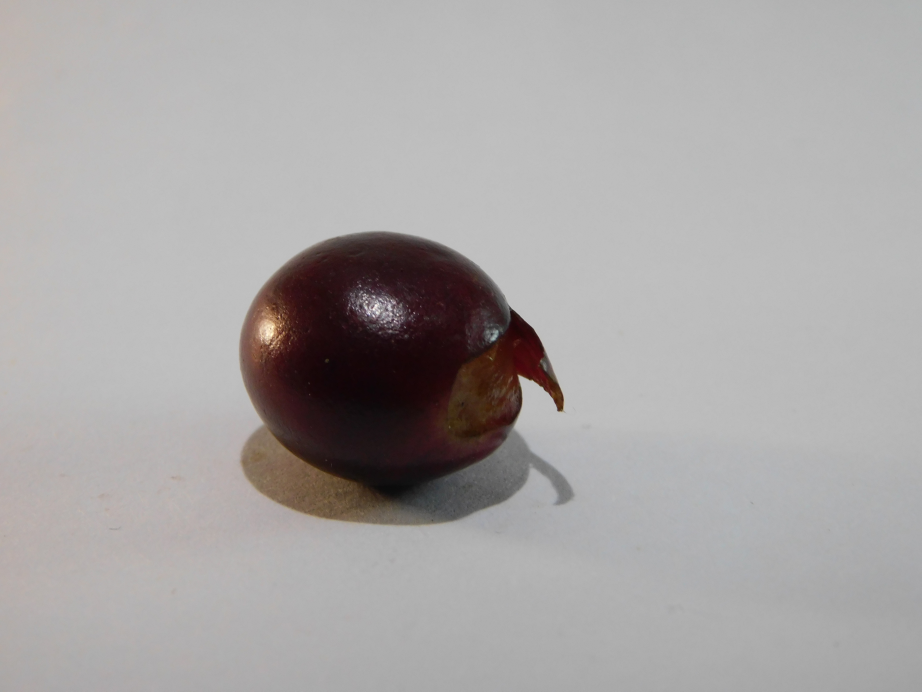
#> input picture Dataset/cafe_buenoEI/DSCN0405.JPG, 4608 x 3456 px (shown at 1/5 size); its folder holds only this picture in this run
$ python prueba_space_color.py
#> lines starting #> are read from the running program, lines starting #| are printed output that depends on the picture; after the words box and inside, x2 and y2 are one past the last pixel; in counts of white or black regions, pixels touching at a corner belong together
import cv2
import os
import numpy as np
import matplotlib.pyplot as plt
import time

GENERAL_PATH = os.getcwd()
n = 25
test_times = []
num_photos = []
contador = 0
total_time = time.time()
# Creo diccionario con nombre de las fotos
test_dict = {}
for file in os.listdir(GENERAL_PATH+"/Dataset/cafe_buenoEI/"):
    test_dict[file]=0

for i in range(0,n):

    for file in os.listdir(GENERAL_PATH+"/Dataset/cafe_buenoEI/"):
        #print(file)
        img = cv2.imread(GENERAL_PATH+"/Dataset/cafe_buenoEI/"+file)
#> img is the input picture: shape (3456, 4608, 3); mean B, G, R 165.6, 166, 169
        img = cv2.resize(img, (640, 480)) #para hacer las fotos pequeñas
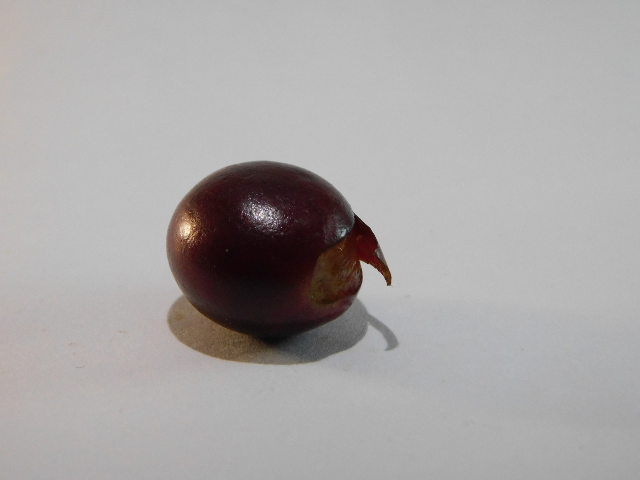
#> img: shape (480, 640, 3); mean B, G, R 165.5, 165.9, 168.9
        lab_img = cv2.cvtColor(img, cv2.COLOR_BGR2HSV)
#> lab_img: shape (480, 640, 3); mean H, S, V 31, 15.1, 169.2
        start_time = time.time()


        # Red mask
        lower_red = np.array([0, 120, 0])
        upper_red = np.array([50, 200, 150]) #Ligthness, rojo a verde, azul a amarillo
        mask = cv2.inRange(lab_img, lower_red, upper_red)
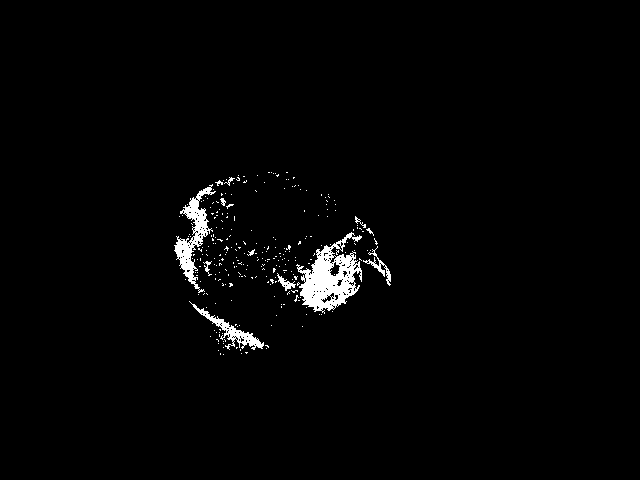
#> mask: shape (480, 640); 1.8% white; 270 white regions (258 under 20 px), largest, box (x1, y1, x2, y2) and area: (296, 232, 362, 314) 2549, (174, 184, 216, 293) 1324, (189, 301, 264, 350) 656

        kernel = cv2.getStructuringElement(cv2.MORPH_RECT, (5, 5))
        mask = cv2.morphologyEx(mask, cv2.MORPH_OPEN, kernel)
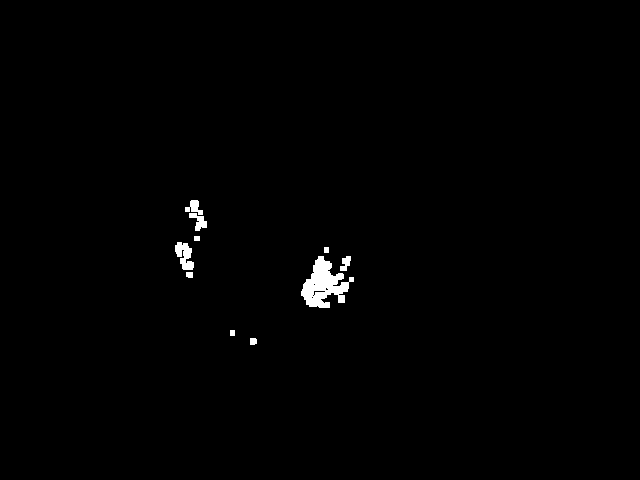
#> mask: shape (480, 640); 0.76% white; 10 white regions
        result = cv2.bitwise_and(img, img, mask=mask)
        contours, _ = cv2.findContours(mask, cv2.RETR_EXTERNAL, cv2.CHAIN_APPROX_NONE)
#> contours = 10 contours; largest, box (x1, y1, x2, y2) and area: (301, 256, 354, 308) 1294, (175, 242, 194, 270) 276, (189, 213, 207, 231) 130, (185, 200, 203, 215) 112, (340, 256, 351, 271) 80
        for c in contours:
            area = cv2.contourArea(c)
            if area > 70000:
                cv2.drawContours(img, [c], -1, (0, 255, 0), 5)
#> this loop made 10 passes
#> area on passes 1 to 10: 34, 20, 28.5, 80.5, 1294, 20, 275.5, 20, 130.5, 112
                #print(area)
        #result = cv2.resize(result, (640, 480))
        #img = cv2.resize(img, (640, 480))

        total_time = time.time() - start_time
        #test_times.append(total_time)
        test_dict[file] += total_time
        if i == 0:
            num_photos.append(contador)
            contador += 1
        ##print("Tiempo de ejecucion de foto "+ str(file)+": "+ str(total_time))
        #cv2.imshow("prueba"+file, result)
        #cv2.imshow("foto con bordes" + file,img)
    print(i)
#cv2.waitKey(0)
print("dict sin prom: ", test_dict.values())
for i in test_dict.values():
    test_times.append(i/n)
print("list con prom: ", len(test_times), len(num_photos))
timepo_deseado = [0.03]*len(test_times)

final_time = time.time() - total_time
print(sum(test_times)/len(test_times), final_time%60)
plt.plot(num_photos, test_times)
plt.plot(num_photos, timepo_deseado, "r--")
plt.title("Analisis de tiempo fotos (640, 480) HSV")
plt.ylabel("tiempo estimado por foto (promedio 25 iteraciones)")
#plt.ylim(0,0.035)
plt.xlabel("Foto a analizar")
plt.legend(["Tiempo x foto (s)", "Tiempo deseado(s)"])
plt.grid()
plt.show()
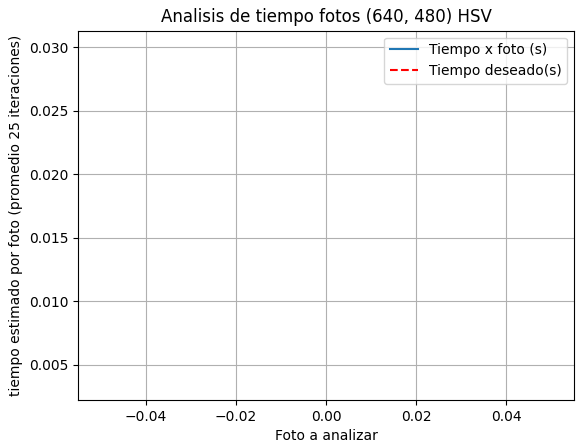
#> figure drawn by matplotlib, 1 panel


"""
bgr = [40, 158, 16]
thresh = 70

"HSV"
HSV_img = cv2.cvtColor(img, cv2.COLOR_BGR2HSV)
hsv = cv2.cvtColor(np.uint8([[bgr]]), cv2.COLOR_BGR2HSV)[0][0]
minHSV = np.array([hsv[0] - thresh, hsv[1] - thresh, hsv[2] - thresh])
maxHSV = np.array([hsv[0] + thresh, hsv[1] + thresh, hsv[2] + thresh])

maskHSV = cv2.inRange(HSV_img, minHSV, maxHSV)
resultHSV = cv2.bitwise_and(HSV_img, HSV_img, mask=maskHSV)

"Lab"
LAB_img = cv2.cvtColor(img, cv2.COLOR_BGR2LAB)
lab = cv2.cvtColor( np.uint8([[bgr]]), cv2.COLOR_BGR2LAB)[0][0]

minLAB = np.array([lab[0] - thresh, lab[1] - thresh, lab[2] - thresh])
maxLAB = np.array([lab[0] + thresh, lab[1] + thresh, lab[2] + thresh])

maskLAB = cv2.inRange(LAB_img, minLAB, maxLAB)
resultLAB = cv2.bitwise_and(LAB_img, LAB_img, mask=maskLAB)

"ycb"
YCB_img = cv2.cvtColor(img, cv2.COLOR_BGR2YCrCb)
#convert 1D array to 3D, then convert it to YCrCb and take the first element
ycb = cv2.cvtColor( np.uint8([[bgr]] ), cv2.COLOR_BGR2YCrCb)[0][0]
minYCB = np.array([ycb[0] - thresh, ycb[1] - thresh, ycb[2] - thresh])
maxYCB = np.array([ycb[0] + thresh, ycb[1] + thresh, ycb[2] + thresh])
maskYCB = cv2.inRange(YCB_img, minYCB, maxYCB)
resultYCB = cv2.bitwise_and(YCB_img, YCB_img, mask=maskYCB)


img = cv2.resize(img, (400, 300))
LAB_img = cv2.resize(resultLAB, (400, 300))
HSV_img = cv2.resize(resultHSV, (400, 300))
YCB_img = cv2.resize(resultYCB, (400, 300))

cv2.imshow("rgb", img)
cv2.imshow("lab", LAB_img)
cv2.imshow('YCB',YCB_img)
cv2.imshow("HSV", img)
cv2.waitKey(0)
"""
